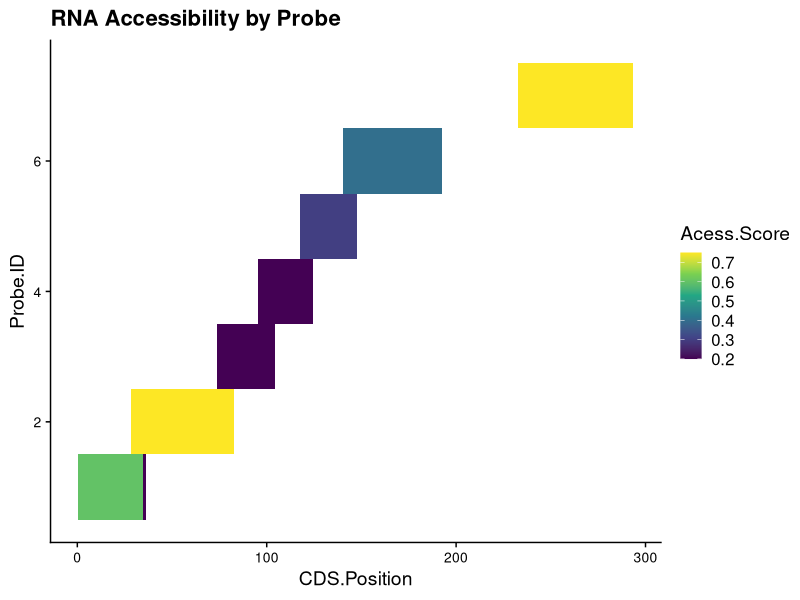
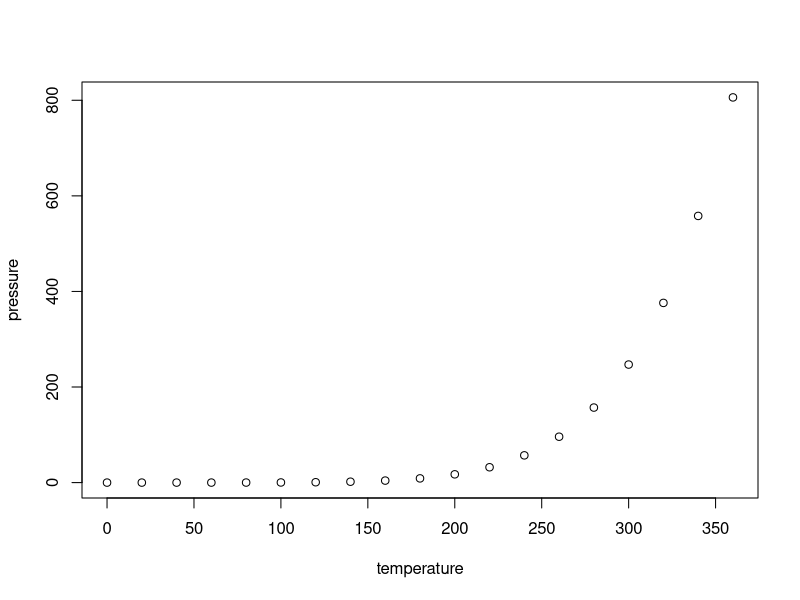

Recreate these plots in R, in order.
## ---- chunk 1

library(dplyr)
library(tidyr)
library(ggplot2)
library(stringr)
library(cowplot)
library(reshape2)

read.csv("mock_data_ggtile.csv", header = T) -> mock_data
str(mock_data)
## ---- chunk 2


ggplot(mock_data, aes(Probe.ID, CDS.Position)) + 
  theme_cowplot() + ## makes it pretty
  coord_flip()+
  geom_tile(aes(fill = Acess.Score)) +
  scale_fill_continuous(type = "viridis") +
  theme(axis.text.y = element_text(size = 10),
        axis.text.x = element_text(size = 10)) +
  ggtitle("RNA Accessibility by Probe")


## ---- chunk 3
plot(pressure)
